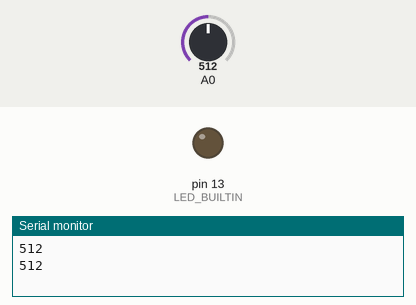
This sketch was run on a simulated Arduino Uno, built with avr-gcc and run on an emulated ATmega328P. Parts: output pins drawn as LEDs (lit = HIGH), the last lines printed to the serial monitor. The inputs (shaded band) are chosen by the test bench; at power-on: A0 = 512.

Above: at 1.8 s.
1.9 s: A0 set to 317
3.4 s: A0 set to 292
At 4.7 s:
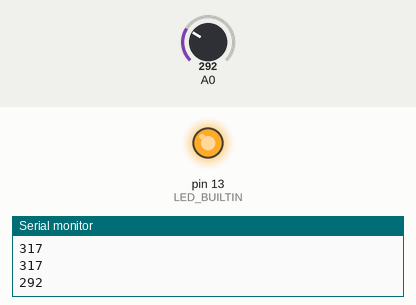
5.5 s: A0 set to 306
At 6.3 s:
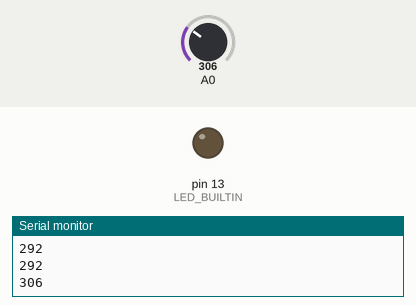
7.5 s: A0 set to 290
At 9.0 s:
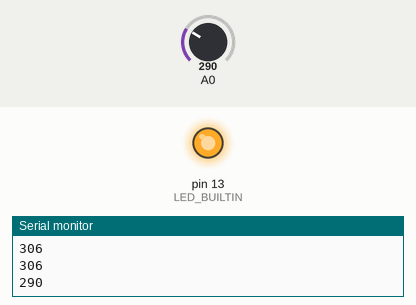
Timing chart, 0 to 10.5 s (numbered marks = the images above; inputs shaded):
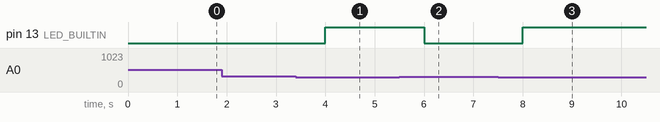

Measured:
- the behaviour switches between 300 and 299 on A0 (found by bisection; images 0 and 1)
- after the input at 3.4 s, pin 13 (LED_BUILTIN): LOW → HIGH after 0.60 s
- after the input at 5.5 s, pin 13 (LED_BUILTIN): HIGH → LOW after 0.50 s
- after the input at 7.5 s, pin 13 (LED_BUILTIN): LOW → HIGH after 0.50 s

The sketch:

Smarty_Plants.ino
```cpp
int value = 0;

void setup() {

  pinMode(LED_BUILTIN, OUTPUT);
  Serial.begin(1200);
}

void loop() {
//Serial.println("HELLO");
  value = analogRead(0);
  Serial.println(value);
if (value < 300)
{
    digitalWrite(LED_BUILTIN, HIGH);

}


else
{
  digitalWrite(LED_BUILTIN, LOW);
}

 delay(1000);
}
```
